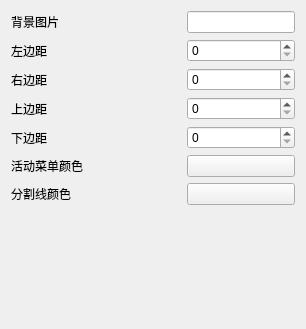
     <widget class="QWidget" name="skinMenuSetting">
      <attribute name="title">
       <string>皮肤菜单设置</string>
      </attribute>
      <layout class="QGridLayout" name="gridLayout_6">
       <item row="0" column="0">
        <layout class="QVBoxLayout" name="verticalLayout_2">
         <item>
          <layout class="QHBoxLayout" name="horizontalLayout_33">
           <item>
            <widget class="QLabel" name="label_menuBackPicture">
             <property name="minimumSize">
              <size>
               <width>170</width>
               <height>0</height>
              </size>
             </property>
             <property name="maximumSize">
              <size>
               <width>170</width>
               <height>16777215</height>
              </size>
             </property>
             <property name="text">
              <string>背景图片</string>
             </property>
            </widget>
           </item>
           <item>
            <widget class="QLineEdit" name="lineEdit_menuBackPicture"/>
           </item>
          </layout>
         </item>
         <item>
          <layout class="QHBoxLayout" name="horizontalLayout_34">
           <item>
            <widget class="QLabel" name="label_menuLeftMargin">
             <property name="minimumSize">
              <size>
               <width>170</width>
               <height>0</height>
              </size>
             </property>
             <property name="maximumSize">
              <size>
               <width>170</width>
               <height>16777215</height>
              </size>
             </property>
             <property name="text">
              <string>左边距</string>
             </property>
            </widget>
           </item>
           <item>
            <widget class="QSpinBox" name="spinBox_menuLeftMargin"/>
           </item>
          </layout>
         </item>
         <item>
          <layout class="QHBoxLayout" name="horizontalLayout_35">
           <item>
            <widget class="QLabel" name="label_menuRightMargin">
             <property name="minimumSize">
              <size>
               <width>170</width>
               <height>0</height>
              </size>
             </property>
             <property name="maximumSize">
              <size>
               <width>170</width>
               <height>16777215</height>
              </size>
             </property>
             <property name="text">
              <string>右边距</string>
             </property>
            </widget>
           </item>
           <item>
            <widget class="QSpinBox" name="spinBox_menuRightMargin"/>
           </item>
          </layout>
         </item>
         <item>
          <layout class="QHBoxLayout" name="horizontalLayout_36">
           <item>
            <widget class="QLabel" name="label_menuTopMargin">
             <property name="minimumSize">
              <size>
               <width>170</width>
               <height>0</height>
              </size>
             </property>
             <property name="maximumSize">
              <size>
               <width>170</width>
               <height>16777215</height>
              </size>
             </property>
             <property name="text">
              <string>上边距</string>
             </property>
            </widget>
           </item>
           <item>
            <widget class="QSpinBox" name="spinBo_menuTopMargin"/>
           </item>
          </layout>
         </item>
         <item>
          <layout class="QHBoxLayout" name="horizontalLayout_37">
           <item>
            <widget class="QLabel" name="label_menuBottomMargin">
             <property name="minimumSize">
              <size>
               <width>170</width>
               <height>0</height>
              </size>
             </property>
             <property name="maximumSize">
              <size>
               <width>170</width>
               <height>16777215</height>
              </size>
             </property>
             <property name="text">
              <string>下边距</string>
             </property>
            </widget>
           </item>
           <item>
            <widget class="QSpinBox" name="spinBox_menuBottomMargin"/>
           </item>
          </layout>
         </item>
         <item>
          <layout class="QHBoxLayout" name="horizontalLayout_38">
           <item>
            <widget class="QLabel" name="label_menuActiveColor">
             <property name="minimumSize">
              <size>
               <width>170</width>
               <height>0</height>
              </size>
             </property>
             <property name="maximumSize">
              <size>
               <width>170</width>
               <height>16777215</height>
              </size>
             </property>
             <property name="text">
              <string>活动菜单颜色</string>
             </property>
            </widget>
           </item>
           <item>
            <widget class="QPushButton" name="pushButton_menuActiveColor">
             <property name="text">
              <string/>
             </property>
            </widget>
           </item>
          </layout>
         </item>
         <item>
          <layout class="QHBoxLayout" name="horizontalLayout_39">
           <item>
            <widget class="QLabel" name="label_menuLineColor">
             <property name="minimumSize">
              <size>
               <width>170</width>
               <height>0</height>
              </size>
             </property>
             <property name="maximumSize">
              <size>
               <width>170</width>
               <height>16777215</height>
              </size>
             </property>
             <property name="text">
              <string>分割线颜色</string>
             </property>
            </widget>
           </item>
           <item>
            <widget class="QPushButton" name="pushButton_menuLineColor">
             <property name="text">
              <string/>
             </property>
            </widget>
           </item>
          </layout>
         </item>
        </layout>
       </item>
       <item row="1" column="0">
        <spacer name="verticalSpacer_2">
         <property name="orientation">
          <enum>Qt::Vertical</enum>
         </property>
         <property name="sizeHint" stdset="0">
          <size>
           <width>20</width>
           <height>113</height>
          </size>
         </property>
        </spacer>
       </item>
      </layout>
     </widget>
